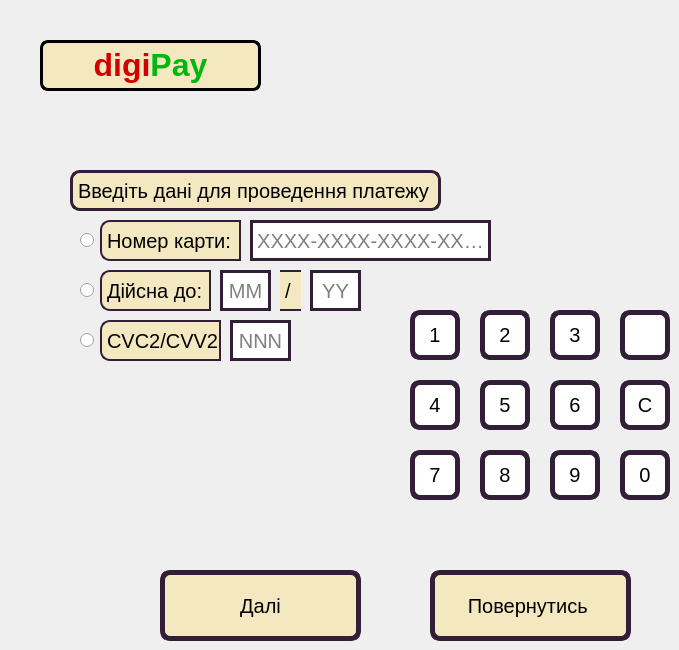
   <widget class="QWidget" name="card_info">
    <widget class="QPushButton" name="goto_transfer_details">
     <property name="geometry">
      <rect>
       <x>160</x>
       <y>570</y>
       <width>201</width>
       <height>71</height>
      </rect>
     </property>
     <property name="font">
      <font>
       <pointsize>15</pointsize>
      </font>
     </property>
     <property name="cursor">
      <cursorShape>PointingHandCursor</cursorShape>
     </property>
     <property name="styleSheet">
      <string notr="true">background-color: #F4E8C1;
border-radius: 10px;
border-width: 5px;
border-color:  #331E38;
border-style:solid;
outline: 0;</string>
     </property>
     <property name="text">
      <string>Далі</string>
     </property>
    </widget>
    <widget class="QLineEdit" name="year_field">
     <property name="geometry">
      <rect>
       <x>310</x>
       <y>270</y>
       <width>51</width>
       <height>41</height>
      </rect>
     </property>
     <property name="font">
      <font>
       <pointsize>15</pointsize>
      </font>
     </property>
     <property name="styleSheet">
      <string notr="true">background-color: rgb(255, 255, 255);
border-width: 3px;
border-color:  #331E38;
border-style:solid;
outline: 0;</string>
     </property>
     <property name="text">
      <string/>
     </property>
     <property name="maxLength">
      <number>2</number>
     </property>
     <property name="alignment">
      <set>Qt::AlignCenter</set>
     </property>
     <property name="placeholderText">
      <string>YY</string>
     </property>
    </widget>
    <widget class="QLabel" name="cash_12">
     <property name="geometry">
      <rect>
       <x>100</x>
       <y>320</y>
       <width>121</width>
       <height>41</height>
      </rect>
     </property>
     <property name="font">
      <font>
       <pointsize>15</pointsize>
      </font>
     </property>
     <property name="styleSheet">
      <string notr="true">background-color: #F4E8C1;
border-top-left-radius: 10px;
border-bottom-left-radius: 10px;
border-width: 2px;
border-color:  #331E38;
border-style:solid;
outline: 0;</string>
     </property>
     <property name="text">
      <string>CVC2/CVV2:</string>
     </property>
    </widget>
    <widget class="QLineEdit" name="card_number">
     <property name="geometry">
      <rect>
       <x>250</x>
       <y>220</y>
       <width>241</width>
       <height>41</height>
      </rect>
     </property>
     <property name="font">
      <font>
       <pointsize>15</pointsize>
      </font>
     </property>
     <property name="styleSheet">
      <string notr="true">background-color: rgb(255, 255, 255);
border-width: 3px;
border-color:  #331E38;
border-style:solid;
outline: 0;</string>
     </property>
     <property name="inputMask">
      <string notr="true"/>
     </property>
     <property name="text">
      <string/>
     </property>
     <property name="maxLength">
      <number>19</number>
     </property>
     <property name="alignment">
      <set>Qt::AlignCenter</set>
     </property>
     <property name="placeholderText">
      <string>XXXX-XXXX-XXXX-XXXX</string>
     </property>
     <property name="clearButtonEnabled">
      <bool>true</bool>
     </property>
    </widget>
    <widget class="QLabel" name="cash_13">
     <property name="geometry">
      <rect>
       <x>280</x>
       <y>270</y>
       <width>21</width>
       <height>41</height>
      </rect>
     </property>
     <property name="font">
      <font>
       <pointsize>15</pointsize>
      </font>
     </property>
     <property name="styleSheet">
      <string notr="true">background-color: #F4E8C1;
border-top-width: 2px;
border-bottom-width: 2px;
border-color:  #331E38;
border-style:solid;
outline: 0;</string>
     </property>
     <property name="text">
      <string>/</string>
     </property>
    </widget>
    <widget class="QLabel" name="cash_15">
     <property name="geometry">
      <rect>
       <x>100</x>
       <y>220</y>
       <width>141</width>
       <height>41</height>
      </rect>
     </property>
     <property name="font">
      <font>
       <pointsize>15</pointsize>
      </font>
     </property>
     <property name="styleSheet">
      <string notr="true">background-color: #F4E8C1;
border-top-left-radius: 10px;
border-bottom-left-radius: 10px;
border-width: 2px;
border-color:  #331E38;
border-style:solid;
outline: 0;</string>
     </property>
     <property name="text">
      <string>Номер карти: </string>
     </property>
    </widget>
    <widget class="QLineEdit" name="cvv2_field">
     <property name="geometry">
      <rect>
       <x>230</x>
       <y>320</y>
       <width>61</width>
       <height>41</height>
      </rect>
     </property>
     <property name="font">
      <font>
       <pointsize>15</pointsize>
      </font>
     </property>
     <property name="styleSheet">
      <string notr="true">background-color: rgb(255, 255, 255);
border-width: 3px;
border-color:  #331E38;
border-style:solid;
outline: 0;</string>
     </property>
     <property name="text">
      <string/>
     </property>
     <property name="maxLength">
      <number>3</number>
     </property>
     <property name="echoMode">
      <enum>QLineEdit::Password</enum>
     </property>
     <property name="alignment">
      <set>Qt::AlignCenter</set>
     </property>
     <property name="readOnly">
      <bool>false</bool>
     </property>
     <property name="placeholderText">
      <string>NNN</string>
     </property>
     <property name="clearButtonEnabled">
      <bool>false</bool>
     </property>
    </widget>
    <widget class="QPushButton" name="cancel_button_16">
     <property name="geometry">
      <rect>
       <x>430</x>
       <y>570</y>
       <width>201</width>
       <height>71</height>
      </rect>
     </property>
     <property name="font">
      <font>
       <pointsize>15</pointsize>
      </font>
     </property>
     <property name="cursor">
      <cursorShape>PointingHandCursor</cursorShape>
     </property>
     <property name="styleSheet">
      <string notr="true">background-color: #F4E8C1;
border-radius: 10px;
border-width: 5px;
border-color:  #331E38;
border-style:solid;
outline: 0;</string>
     </property>
     <property name="text">
      <string>Повернутись </string>
     </property>
    </widget>
    <widget class="QLabel" name="title_3">
     <property name="geometry">
      <rect>
       <x>70</x>
       <y>170</y>
       <width>371</width>
       <height>41</height>
      </rect>
     </property>
     <property name="font">
      <font>
       <pointsize>15</pointsize>
      </font>
     </property>
     <property name="styleSheet">
      <string notr="true">background-color: #F4E8C1;
border-radius: 10px;
border-width: 3px;
border-color:  #331E38;
border-style:solid;
outline: 0;</string>
     </property>
     <property name="text">
      <string>Введіть дані для проведення платежу</string>
     </property>
    </widget>
    <widget class="QLabel" name="digipay_label_8">
     <property name="geometry">
      <rect>
       <x>40</x>
       <y>40</y>
       <width>221</width>
       <height>51</height>
      </rect>
     </property>
     <property name="styleSheet">
      <string notr="true">background-color: #F4E8C1;
border-style: solid;
border-width: 3px;
border-radius: 8px</string>
     </property>
     <property name="text">
      <string>&lt;!DOCTYPE HTML PUBLIC &quot;-//W3C//DTD HTML 4.0//EN&quot; &quot;http://www.w3.org/TR/REC-html40/strict.dtd&quot;&gt;
&lt;html&gt;&lt;head&gt;&lt;meta name=&quot;qrichtext&quot; content=&quot;1&quot; /&gt;&lt;style type=&quot;text/css&quot;&gt;
p, li { white-space: pre-wrap; }
&lt;/style&gt;&lt;/head&gt;&lt;body style=&quot; font-family:'MS Shell Dlg 2'; font-size:8pt; font-weight:400; font-style:normal;&quot;&gt;
&lt;p style=&quot; margin-top:0px; margin-bottom:0px; margin-left:0px; margin-right:0px; -qt-block-indent:0; text-indent:0px;&quot;&gt;&lt;span style=&quot; font-size:24pt; font-weight:600; color:#d30000;&quot;&gt;digi&lt;/span&gt;&lt;span style=&quot; font-size:24pt; font-weight:600; color:#01b80d;&quot;&gt;Pay&lt;/span&gt;&lt;/p&gt;&lt;/body&gt;&lt;/html&gt;</string>
     </property>
     <property name="alignment">
      <set>Qt::AlignCenter</set>
     </property>
    </widget>
    <widget class="QLabel" name="cash_16">
     <property name="geometry">
      <rect>
       <x>100</x>
       <y>270</y>
       <width>111</width>
       <height>41</height>
      </rect>
     </property>
     <property name="font">
      <font>
       <pointsize>15</pointsize>
      </font>
     </property>
     <property name="styleSheet">
      <string notr="true">background-color: #F4E8C1;
border-top-left-radius: 10px;
border-bottom-left-radius: 10px;
border-width: 2px;
border-color:  #331E38;
border-style:solid;
outline: 0;</string>
     </property>
     <property name="text">
      <string>Дійсна до:</string>
     </property>
    </widget>
    <widget class="QLineEdit" name="month_field">
     <property name="geometry">
      <rect>
       <x>220</x>
       <y>270</y>
       <width>51</width>
       <height>41</height>
      </rect>
     </property>
     <property name="font">
      <font>
       <pointsize>15</pointsize>
      </font>
     </property>
     <property name="styleSheet">
      <string notr="true">background-color: rgb(255, 255, 255);
border-width: 3px;
border-color:  #331E38;
border-style:solid;
outline: 0;</string>
     </property>
     <property name="text">
      <string/>
     </property>
     <property name="maxLength">
      <number>2</number>
     </property>
     <property name="alignment">
      <set>Qt::AlignCenter</set>
     </property>
     <property name="placeholderText">
      <string>MM</string>
     </property>
    </widget>
    <widget class="QPushButton" name="num_4_data">
     <property name="geometry">
      <rect>
       <x>410</x>
       <y>380</y>
       <width>50</width>
       <height>50</height>
      </rect>
     </property>
     <property name="font">
      <font>
       <pointsize>15</pointsize>
      </font>
     </property>
     <property name="cursor">
      <cursorShape>PointingHandCursor</cursorShape>
     </property>
     <property name="styleSheet">
      <string notr="true">background-color: #ffffff;
border-radius: 10px;
border-width: 5px;
border-color:  #331E38;
border-style:solid;
outline: 0;</string>
     </property>
     <property name="text">
      <string>4</string>
     </property>
    </widget>
    <widget class="QPushButton" name="num_2_data">
     <property name="geometry">
      <rect>
       <x>480</x>
       <y>310</y>
       <width>50</width>
       <height>50</height>
      </rect>
     </property>
     <property name="font">
      <font>
       <pointsize>15</pointsize>
      </font>
     </property>
     <property name="cursor">
      <cursorShape>PointingHandCursor</cursorShape>
     </property>
     <property name="styleSheet">
      <string notr="true">background-color: #ffffff;
border-radius: 10px;
border-width: 5px;
border-color:  #331E38;
border-style:solid;
outline: 0;</string>
     </property>
     <property name="text">
      <string>2</string>
     </property>
    </widget>
    <widget class="QPushButton" name="num_9_data">
     <property name="geometry">
      <rect>
       <x>550</x>
       <y>450</y>
       <width>50</width>
       <height>50</height>
      </rect>
     </property>
     <property name="font">
      <font>
       <pointsize>15</pointsize>
      </font>
     </property>
     <property name="cursor">
      <cursorShape>PointingHandCursor</cursorShape>
     </property>
     <property name="styleSheet">
      <string notr="true">background-color: #ffffff;
border-radius: 10px;
border-width: 5px;
border-color:  #331E38;
border-style:solid;
outline: 0;</string>
     </property>
     <property name="text">
      <string>9</string>
     </property>
    </widget>
    <widget class="QPushButton" name="num_0_data">
     <property name="geometry">
      <rect>
       <x>620</x>
       <y>450</y>
       <width>50</width>
       <height>50</height>
      </rect>
     </property>
     <property name="font">
      <font>
       <pointsize>15</pointsize>
      </font>
     </property>
     <property name="cursor">
      <cursorShape>PointingHandCursor</cursorShape>
     </property>
     <property name="styleSheet">
      <string notr="true">background-color: #ffffff;
border-radius: 10px;
border-width: 5px;
border-color:  #331E38;
border-style:solid;
outline: 0;</string>
     </property>
     <property name="text">
      <string>0</string>
     </property>
    </widget>
    <widget class="QPushButton" name="cl_all_data">
     <property name="geometry">
      <rect>
       <x>620</x>
       <y>380</y>
       <width>50</width>
       <height>50</height>
      </rect>
     </property>
     <property name="font">
      <font>
       <pointsize>15</pointsize>
      </font>
     </property>
     <property name="cursor">
      <cursorShape>PointingHandCursor</cursorShape>
     </property>
     <property name="styleSheet">
      <string notr="true">background-color: #ffffff;
border-radius: 10px;
border-width: 5px;
border-color:  #331E38;
border-style:solid;
outline: 0;</string>
     </property>
     <property name="text">
      <string>С</string>
     </property>
    </widget>
    <widget class="QPushButton" name="num_6_data">
     <property name="geometry">
      <rect>
       <x>550</x>
       <y>380</y>
       <width>50</width>
       <height>50</height>
      </rect>
     </property>
     <property name="font">
      <font>
       <pointsize>15</pointsize>
      </font>
     </property>
     <property name="cursor">
      <cursorShape>PointingHandCursor</cursorShape>
     </property>
     <property name="styleSheet">
      <string notr="true">background-color: #ffffff;
border-radius: 10px;
border-width: 5px;
border-color:  #331E38;
border-style:solid;
outline: 0;</string>
     </property>
     <property name="text">
      <string>6</string>
     </property>
    </widget>
    <widget class="QPushButton" name="num_3_data">
     <property name="geometry">
      <rect>
       <x>550</x>
       <y>310</y>
       <width>50</width>
       <height>50</height>
      </rect>
     </property>
     <property name="font">
      <font>
       <pointsize>15</pointsize>
      </font>
     </property>
     <property name="cursor">
      <cursorShape>PointingHandCursor</cursorShape>
     </property>
     <property name="styleSheet">
      <string notr="true">background-color: #ffffff;
border-radius: 10px;
border-width: 5px;
border-color:  #331E38;
border-style:solid;
outline: 0;</string>
     </property>
     <property name="text">
      <string>3</string>
     </property>
    </widget>
    <widget class="QPushButton" name="num_5_data">
     <property name="geometry">
      <rect>
       <x>480</x>
       <y>380</y>
       <width>50</width>
       <height>50</height>
      </rect>
     </property>
     <property name="font">
      <font>
       <pointsize>15</pointsize>
      </font>
     </property>
     <property name="cursor">
      <cursorShape>PointingHandCursor</cursorShape>
     </property>
     <property name="styleSheet">
      <string notr="true">background-color: #ffffff;
border-radius: 10px;
border-width: 5px;
border-color:  #331E38;
border-style:solid;
outline: 0;</string>
     </property>
     <property name="text">
      <string>5</string>
     </property>
    </widget>
    <widget class="QPushButton" name="num_8_data">
     <property name="geometry">
      <rect>
       <x>480</x>
       <y>450</y>
       <width>50</width>
       <height>50</height>
      </rect>
     </property>
     <property name="font">
      <font>
       <pointsize>15</pointsize>
      </font>
     </property>
     <property name="cursor">
      <cursorShape>PointingHandCursor</cursorShape>
     </property>
     <property name="styleSheet">
      <string notr="true">background-color: #ffffff;
border-radius: 10px;
border-width: 5px;
border-color:  #331E38;
border-style:solid;
outline: 0;</string>
     </property>
     <property name="text">
      <string>8</string>
     </property>
    </widget>
    <widget class="QPushButton" name="num_1_data">
     <property name="geometry">
      <rect>
       <x>410</x>
       <y>310</y>
       <width>50</width>
       <height>50</height>
      </rect>
     </property>
     <property name="font">
      <font>
       <pointsize>15</pointsize>
      </font>
     </property>
     <property name="cursor">
      <cursorShape>PointingHandCursor</cursorShape>
     </property>
     <property name="styleSheet">
      <string notr="true">background-color: #ffffff;
border-radius: 10px;
border-width: 5px;
border-color:  #331E38;
border-style:solid;
outline: 0;</string>
     </property>
     <property name="text">
      <string>1</string>
     </property>
    </widget>
    <widget class="QPushButton" name="num_7_data">
     <property name="geometry">
      <rect>
       <x>410</x>
       <y>450</y>
       <width>50</width>
       <height>50</height>
      </rect>
     </property>
     <property name="font">
      <font>
       <pointsize>15</pointsize>
      </font>
     </property>
     <property name="cursor">
      <cursorShape>PointingHandCursor</cursorShape>
     </property>
     <property name="styleSheet">
      <string notr="true">background-color: #ffffff;
border-radius: 10px;
border-width: 5px;
border-color:  #331E38;
border-style:solid;
outline: 0;</string>
     </property>
     <property name="text">
      <string>7</string>
     </property>
    </widget>
    <widget class="QPushButton" name="cl_one_data">
     <property name="geometry">
      <rect>
       <x>620</x>
       <y>310</y>
       <width>50</width>
       <height>50</height>
      </rect>
     </property>
     <property name="font">
      <font>
       <pointsize>15</pointsize>
      </font>
     </property>
     <property name="cursor">
      <cursorShape>PointingHandCursor</cursorShape>
     </property>
     <property name="styleSheet">
      <string notr="true">background-color: #ffffff;
border-radius: 10px;
border-width: 5px;
border-color:  #331E38;
border-style:solid;
outline: 0;</string>
     </property>
     <property name="text">
      <string/>
     </property>
     <property name="icon">
      <iconset resource="resources.qrc">
       <normaloff>:/icons/back_icon.png</normaloff>:/icons/back_icon.png</iconset>
     </property>
     <property name="iconSize">
      <size>
       <width>30</width>
       <height>30</height>
      </size>
     </property>
    </widget>
    <widget class="QRadioButton" name="f1_button">
     <property name="geometry">
      <rect>
       <x>80</x>
       <y>230</y>
       <width>20</width>
       <height>21</height>
      </rect>
     </property>
     <property name="cursor">
      <cursorShape>PointingHandCursor</cursorShape>
     </property>
     <property name="text">
      <string/>
     </property>
    </widget>
    <widget class="QRadioButton" name="f2">
     <property name="geometry">
      <rect>
       <x>80</x>
       <y>280</y>
       <width>20</width>
       <height>21</height>
      </rect>
     </property>
     <property name="cursor">
      <cursorShape>PointingHandCursor</cursorShape>
     </property>
     <property name="text">
      <string/>
     </property>
    </widget>
    <widget class="QRadioButton" name="f3">
     <property name="geometry">
      <rect>
       <x>80</x>
       <y>330</y>
       <width>20</width>
       <height>21</height>
      </rect>
     </property>
     <property name="cursor">
      <cursorShape>PointingHandCursor</cursorShape>
     </property>
     <property name="text">
      <string/>
     </property>
    </widget>
   </widget>
